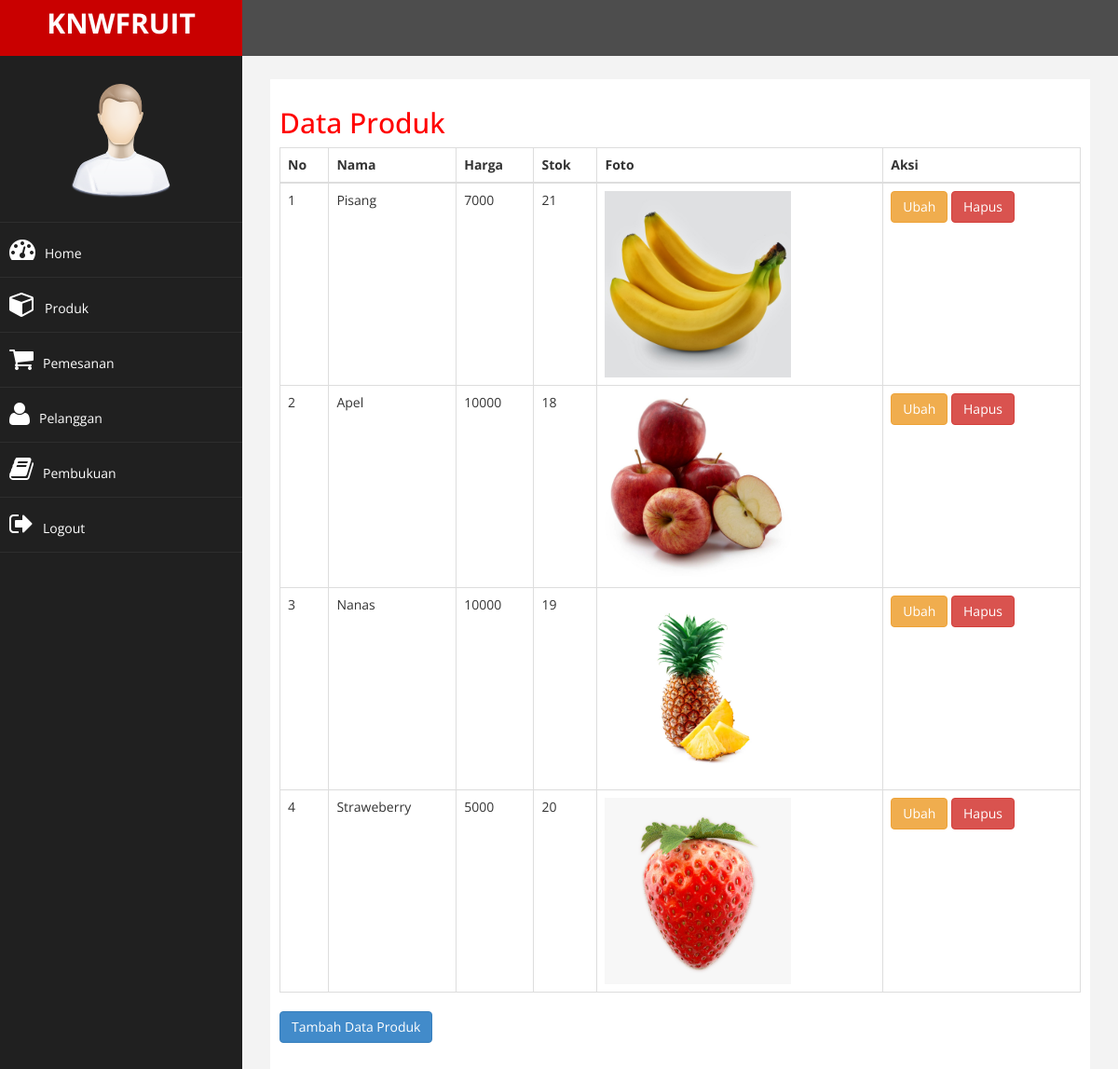
The app's page /admin/index.php?halaman=produk (signed in), older data.
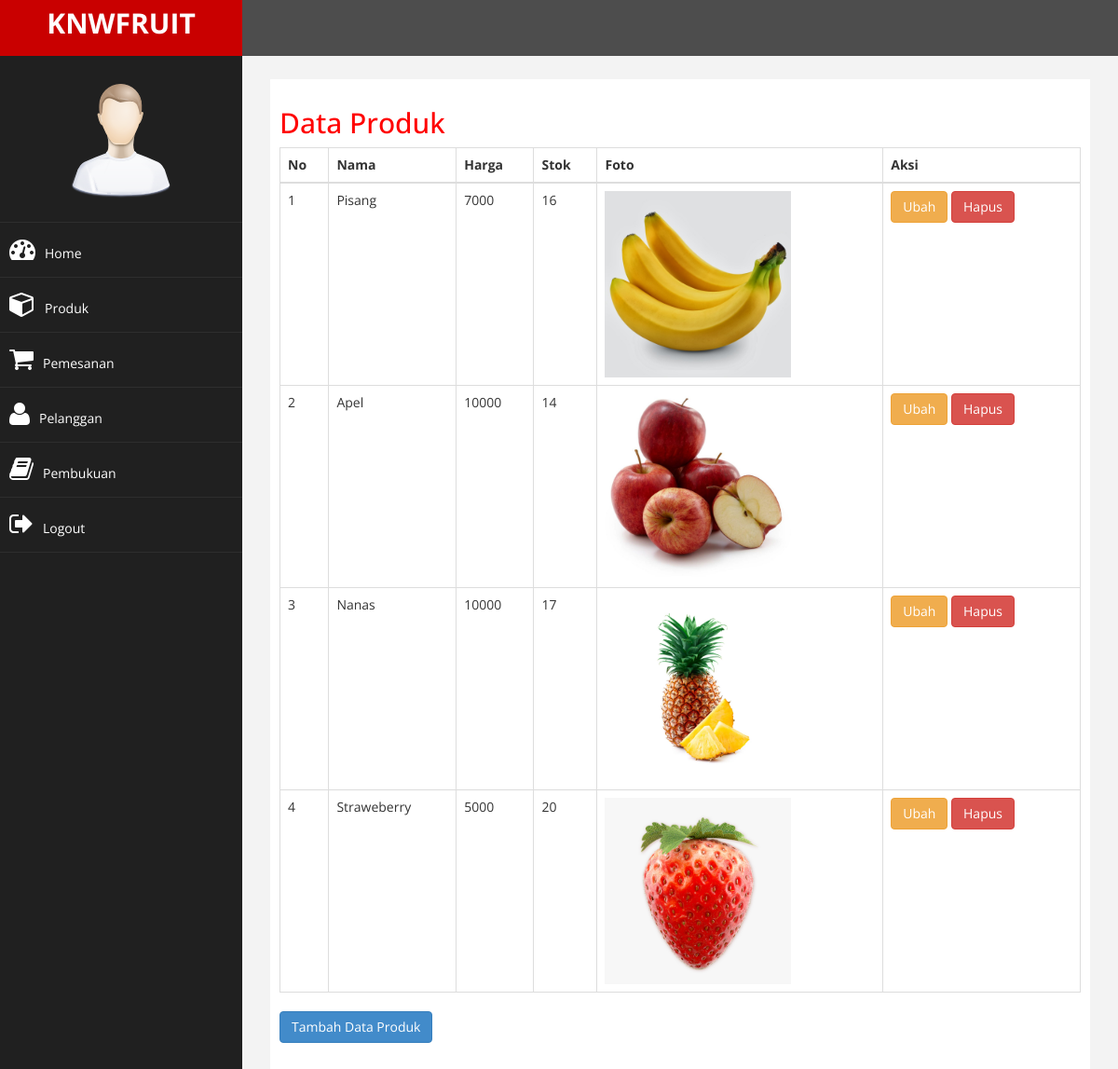
The same page, newer data.
### tables this page shows
CREATE TABLE `produk` (
  `id_produk` int(11) NOT NULL,
  `nama_produk` varchar(25) NOT NULL,
  `harga_produk` int(11) NOT NULL,
  `foto_produk` varchar(50) NOT NULL,
  `deskripsi_produk` text NOT NULL,
  `stok_produk` int(10) NOT NULL,
  `berat` int(11) NOT NULL
);

### admin/produk.php (the view)
<h2>Data Produk</h2>
<table class="table table-bordered">
	<thead>
		<tr>
			<th>No</th>
			<th>Nama</th>
			<th>Harga</th>
			<th>Stok</th>
			<th>Foto</th>
			<th>Aksi</th>
		</tr>
	</thead>
	<tbody>
		<?php $nomor=1; ?>
		<?php $ambil=$koneksi->query("SELECT * FROM produk"); ?>
		<?php while ($pecah = $ambil->fetch_assoc()) { ?>
		<tr>
			<td><?php echo $nomor; ?></td>
			<td><?php echo $pecah['nama_produk']; ?></td>
			<td><?php echo $pecah['harga_produk']; ?></td>
			<td><?php echo $pecah['stok_produk']; ?></td>
			<td>
				<img src="../foto_produk/<?php echo $pecah['foto_produk']; ?>" width="200">
			</td>
			<td>
				<a href="index.php?halaman=ubahproduk&id=<?php echo $pecah['id_produk']; ?>" class="btn btn-warning">Ubah</a>
				<a href="index.php?halaman=hapusproduk&id=<?php echo $pecah['id_produk']; ?>" class="btn btn-danger">Hapus</a>
			</td>
		</tr>
		<?php $nomor++; ?>
		<?php } ?>
	</tbody>
</table>
<a href="index.php?halaman=tambahproduk" class="btn btn-primary">Tambah Data Produk</a>

Row changes from the older to the newer data that the page shows:
changed produk "Pisang": stok_produk "21" → "16"
changed produk "Apel": stok_produk "18" → "14"
changed produk "Nanas": stok_produk "19" → "17"
